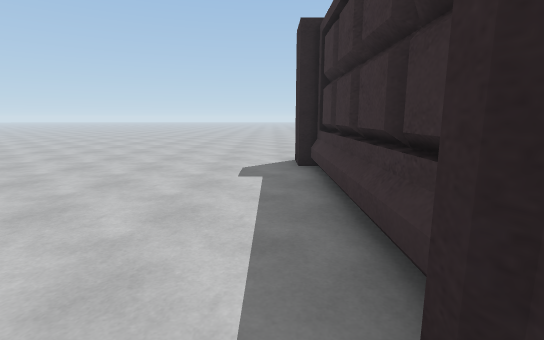
view 1 (above)

24 first-person views from a walk through a Unity game level. The camera is 1.4 m above the floor, tilts 10° down and sees 85° across. The floor is counted in squares, 1 m on a side. Each view is taken from the middle of a square. On the plan, view 1 faces up. The plan holds only what a view shows up to about 14 squares ahead; the rest is blank. The place goes on beyond the plan. The player character is not drawn.

view 2
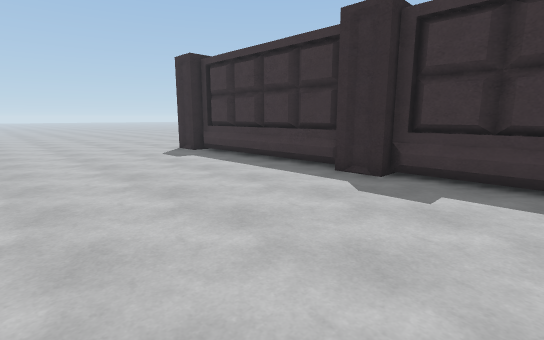

view 3
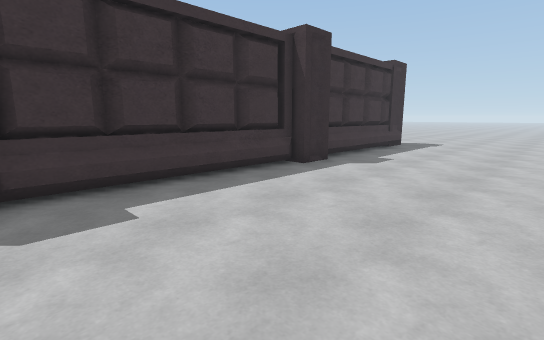

view 4
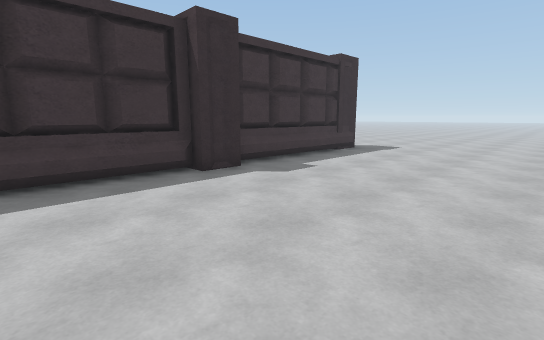

view 5
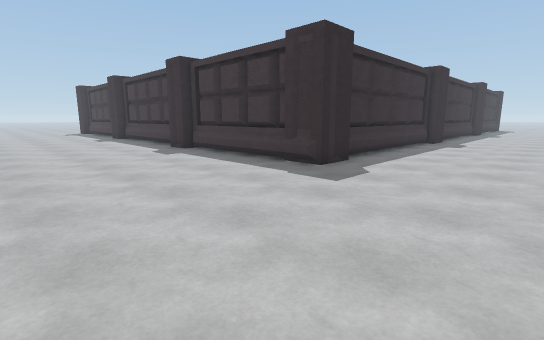

view 6
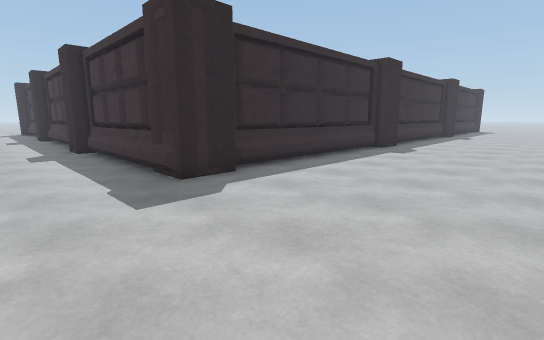

view 7
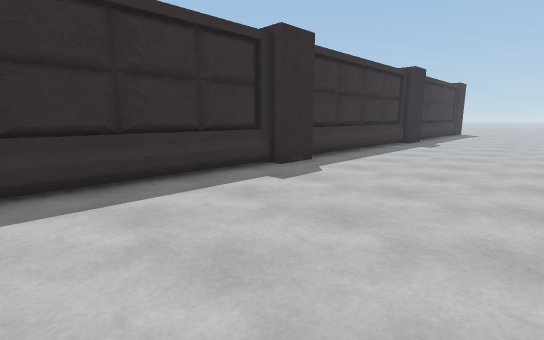

view 8
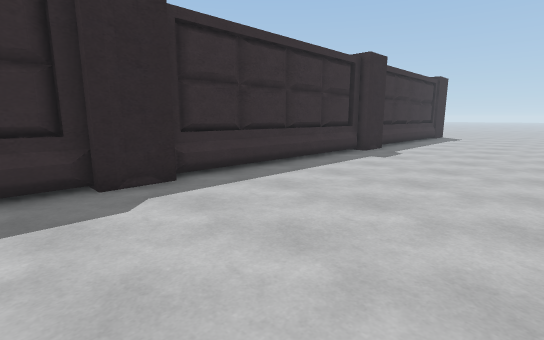

view 9
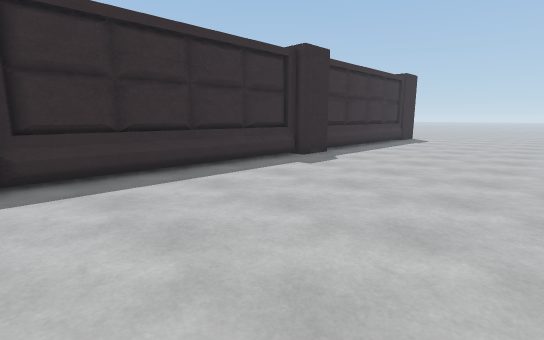

view 10
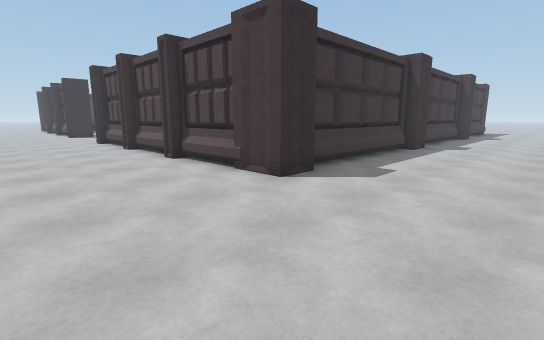

view 11
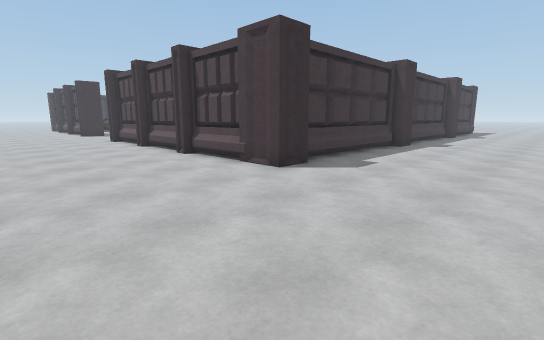

view 12
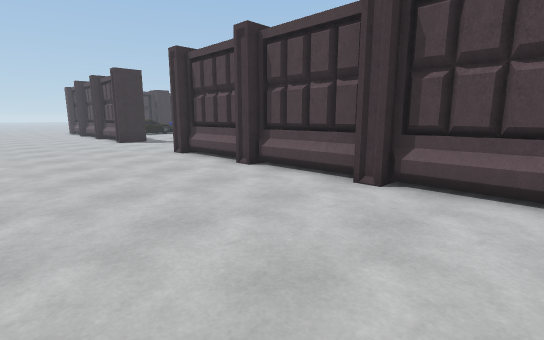

view 13
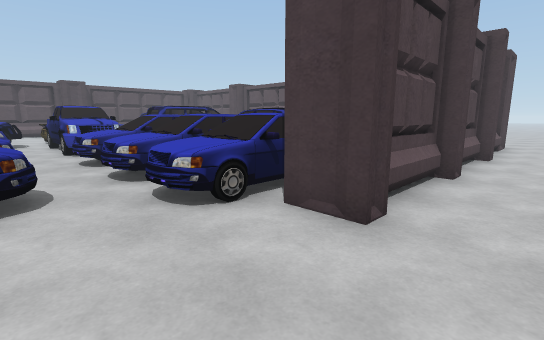

view 14
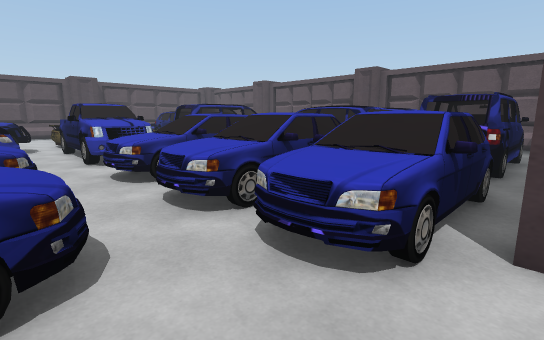

view 15
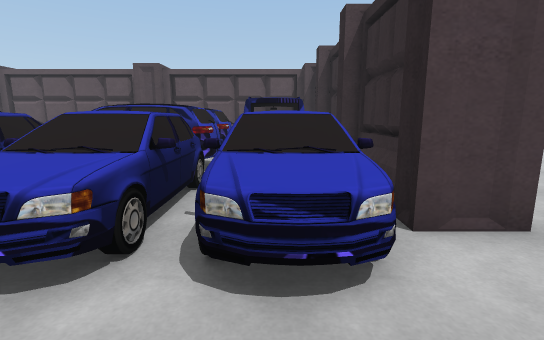

view 16
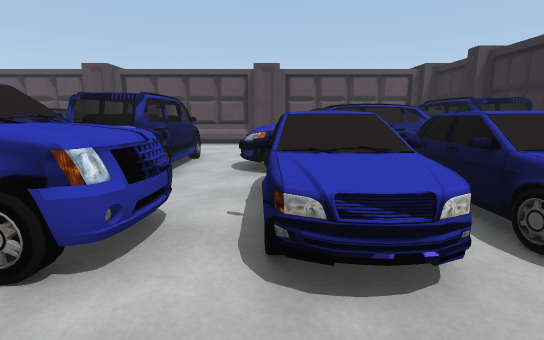

view 17
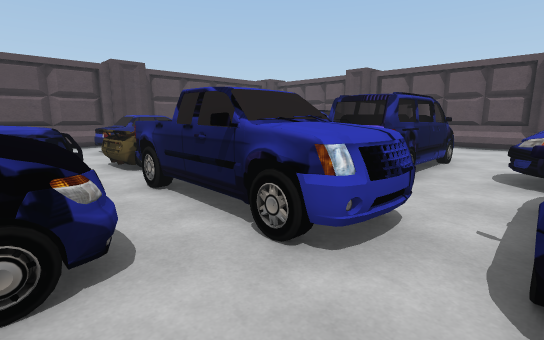

view 18
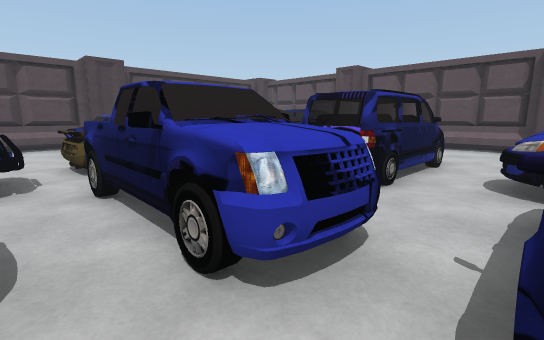

view 19
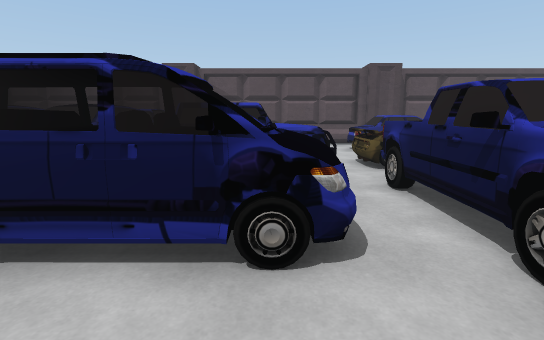

view 20
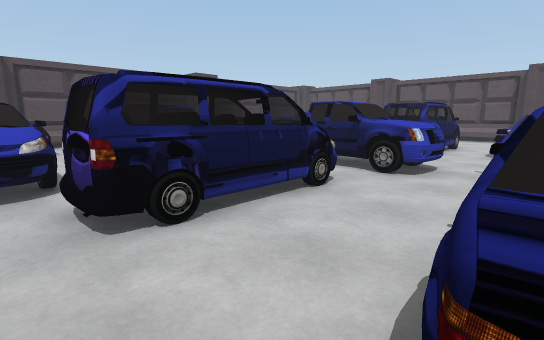

view 21
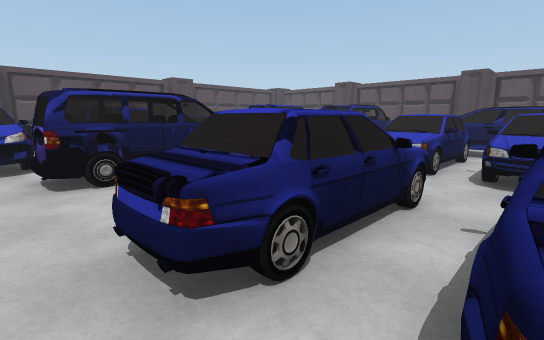

view 22
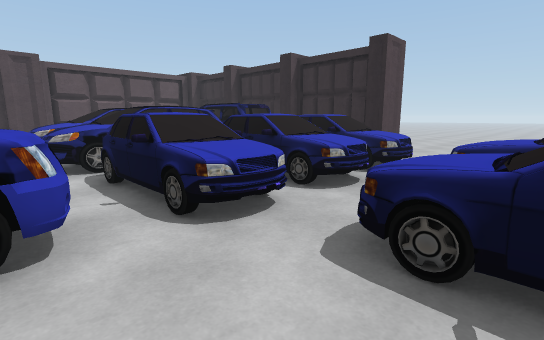

view 23
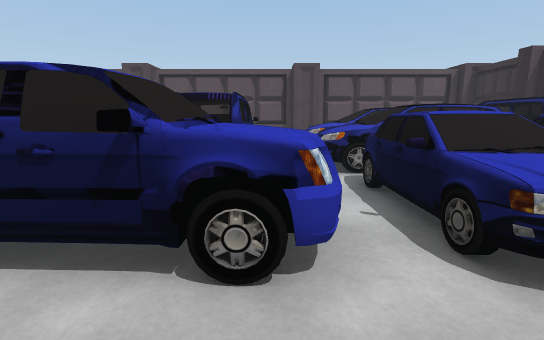

view 24
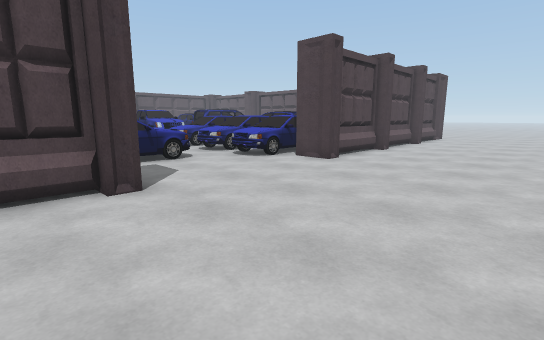

### Floor plan
Key: @ floor where view 1 was taken; # wall or solid block; . floor; = window, fence, low wall or low ledge; ^ raised ledge; B box; C car; O other object.
Columns run from 6 left of view 1 to 23 right of it. Each row starts with its distance up from view 1.
 16  . ......................... .
 15  ............................
 14 ..............................
 13 ..............................
 12 ..............................
 11 ..............................
 10 .......##BBB#BBB#BBB#......#BB
  9 .......##BBB#BBB#BBB#...... BB
  8 .......##   OOOOO OOOOO....
  7 .......##    OOOO OOOOO..O.
  6 .......##    OOOO OOOOOOOO
  5 .......##   OO OO OOOOO.OOOOO.
  4 .......##   OO OOOOOOOO......
  3 .......##   OO OO OOOOOOOOOOO.
  2 .......##   OO OO OOOOOOOOOOO.
  1 .......##    O OO OOOOO.......
  0 ......@##    O.OO...OO........
 -1 .......##...........OOO.......
 -2  ......##....OOOOOO OOOOOOOOO.
 -3 .......##      OOOO OOO OOOOO.
 -4  ......##           OOO.    OO
 -5 .......##            OO.    OO
 -6 .......##     OO     O=^### OO
 -7 .......##  OOOOOO    C=^^###OO
 -8 .......##   OOOOO    C= ##  O
 -9 .......##  OOOO      C.    .OO
-10 .......##            ..    .
-11 .......##          OO..    #
-12 .......##         OOOO.    #
-13 .......##         OOO..    =
-14 .......##          #       ##
-15 .......######################
-16 ..................##........##
-17 ..............................
-18 ..............................
-19 ..............................
-20  .............................
-21 ..............................
-22     . ........................
-23                    . .........

Where each view was taken, in squares from view 1:
view 1: 0 up, 0 right, facing up
view 2: 3 down, 6 left, facing up-right
view 3: 0 up, 5 left, facing down-right
view 4: 3 down, 6 left, facing down-right
view 5: 21 down, 6 left, facing up-right
view 6: 22 down, 2 left, facing up-right
view 7: 22 down, 5 right, facing up-right
view 8: 22 down, 10 right, facing up-right
view 9: 23 down, 13 right, facing up-right
view 10: 15 up, 4 left, facing down-right
view 11: 16 up, 5 left, facing down-right
view 12: 16 up, 3 right, facing down-right
view 13: 12 up, 18 right, facing down-left
view 14: 9 up, 18 right, facing down-left
view 15: 7 up, 18 right, facing left
view 16: 1 up, 18 right, facing left
view 17: 1 up, 18 right, facing down-left
view 18: 1 up, 17 right, facing down-left
view 19: 1 up, 18 right, facing down
view 20: 2 up, 23 right, facing down-left
view 21: 5 up, 23 right, facing down-left
view 22: 1 down, 19 right, facing up-left
view 23: 1 down, 18 right, facing left
view 24: 16 up, 23 right, facing down-left
